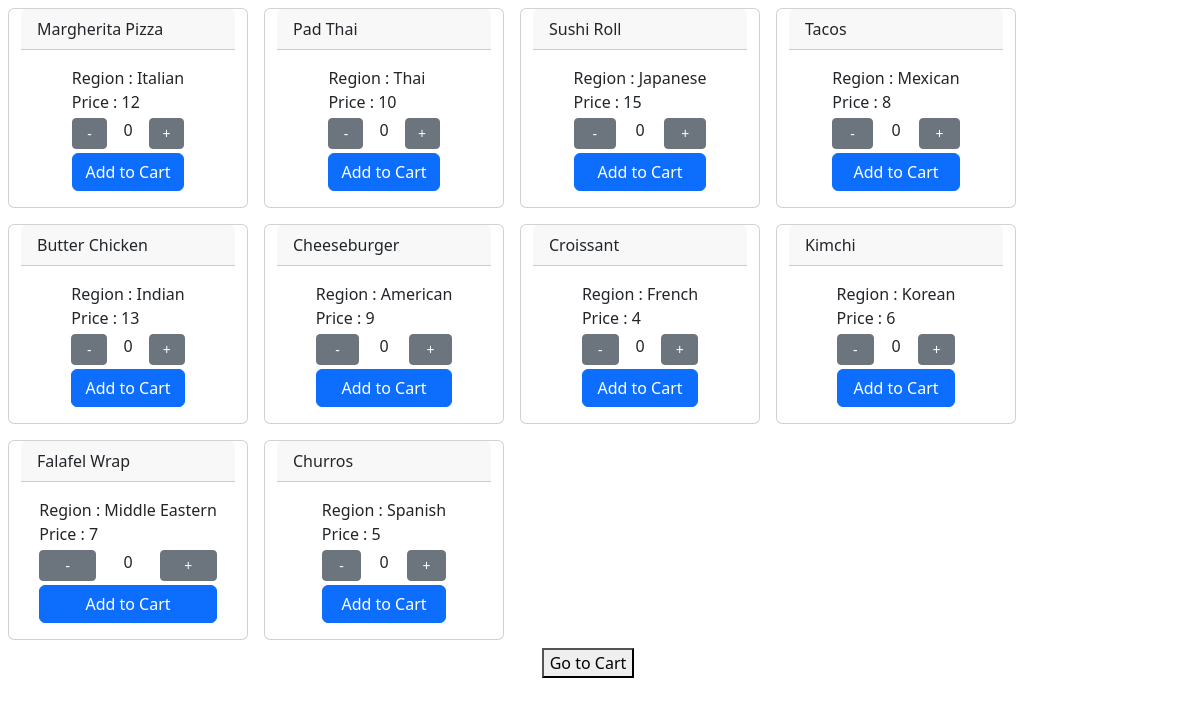
The page /food/ on the database as committed earlier.
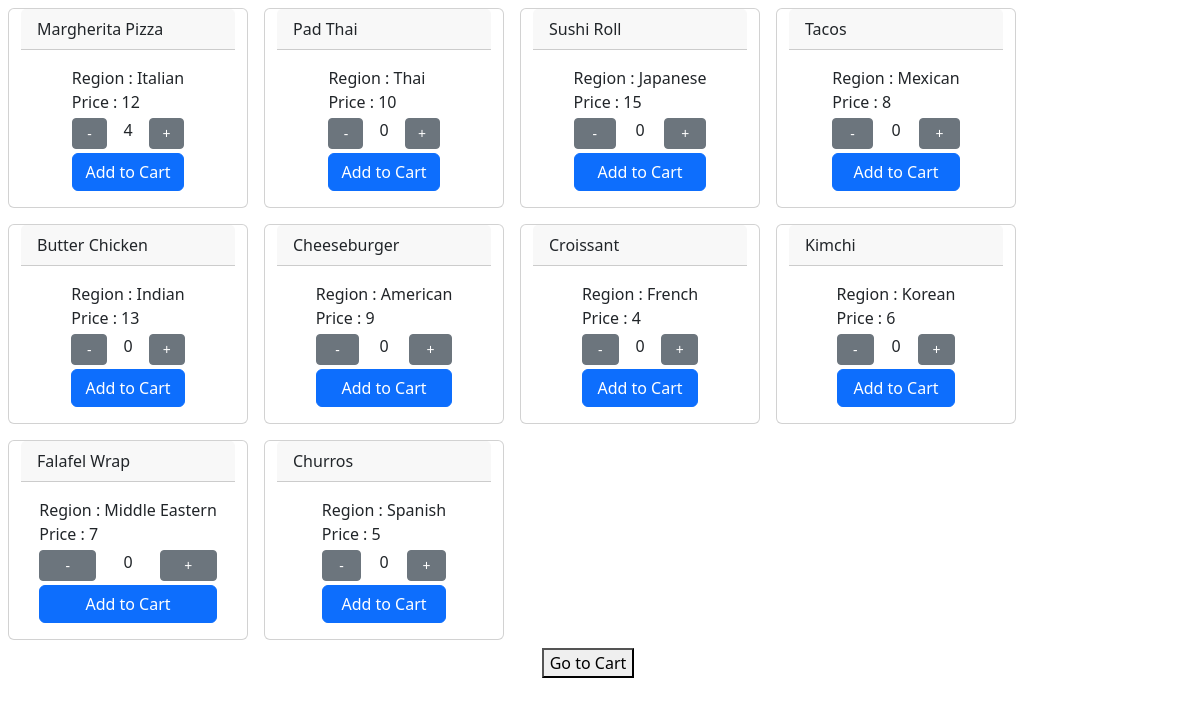
The same page on the database as committed later.
### FoodOrderApp/models.py (models this page shows, shortened)
class Food(models.Model):
    name = models.CharField(max_length=20)
    price = models.IntegerField(default=0)
    region = models.CharField(max_length=20)
    taste = models.CharField(max_length=20)
    quantity = models.IntegerField(default=0)

### FoodOrderApp/views.py (the view)
# urls.py: path("",views.IndexView.as_view(),name="index"),
class IndexView(ListView):
    template_name = "food/index.html"
    context_object_name="foods"
    def get_queryset(self):
        return Food.objects.all()

### FoodOrderApp/templates/food/index.html (shortened to what this page needs)
<!doctype html>
<html lang="en">
  <head>
    <link href="https://cdn.jsdelivr.net/npm/bootstrap@5.3.8/dist/css/bootstrap.min.css" rel="stylesheet">
  </head>
  <body>
    <div class="container-fluid d-flex flex-column min-vh-100">
        <div class="row">
                {%for food in foods %}
                    <div class="card m-2" style="width: 15rem;">
                        <div class="card-header">{{food.name}}</div>
                        <div class="card-body mx-auto">
                            <div class="card-text">Region : {{food.region}}</div>
                            <div class="card-text">Price : {{food.price}}</div>
                            <form action="{% url  'foodOrder:updateQuantity' food.id %}" method="POST" class="container">
                                <div class="row my-1 text-center">
                                    <button type="submit" class="btn btn-sm btn-secondary col" name="action" value="decrease">-</button>
                                    <div class="card-text col" name="quantity">{{food.quantity}}</div>
                                    <button type="submit" class="btn btn-sm btn-secondary col" name="action" value="increase">+</button>
                                </div>
                                <div class="row">
                                    <button type="submit" class="btn btn-primary w-full" name="action" value="add">Add to Cart</button>
                                </div>
                            </form>
                        </div>
                    </div>
                {%empty%}
                    <div class="text-center">No Food available</div>
                {%endfor%}
        <div class="row justify-content-center">
            <div class="col-auto">
                <form action="{%url 'foodOrder:cart' %}" method="GET">
                    <button type="submit">Go to Cart</button>
                </form>
            </div>
        </div>
    </div>
  </body>
</html>

Rows that differ between the two databases and show on the page:
changed Food "Margherita Pizza": quantity "0" → "4"
